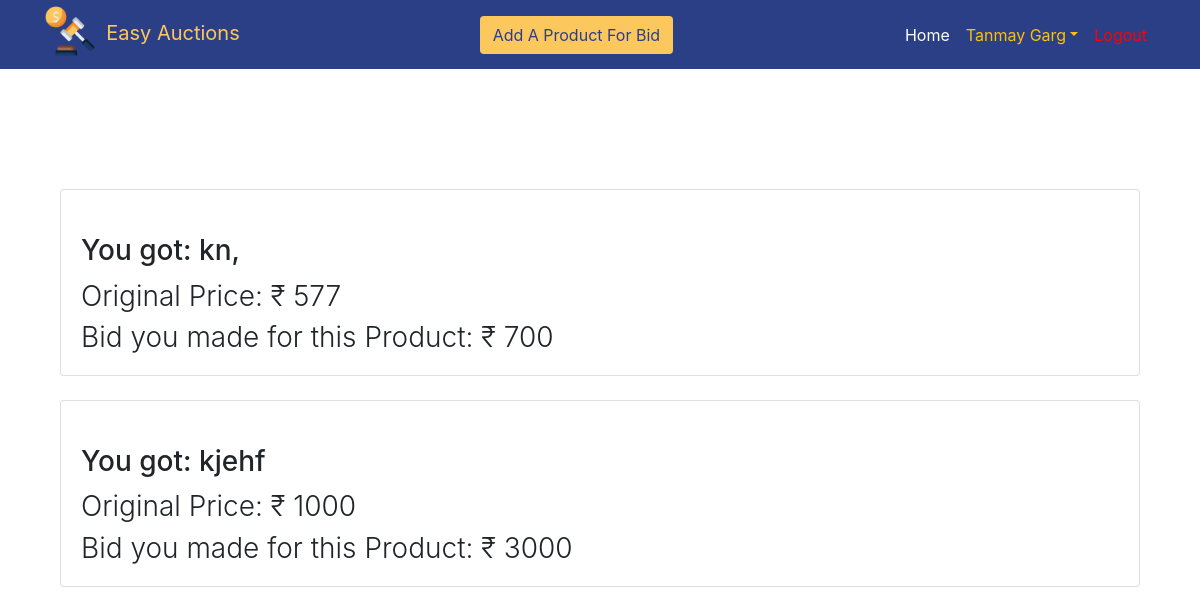
/got.php (signed in), run on the app's committed database.
### tables this page shows
CREATE TABLE `tbl_bid` (
  `pro_id` int(11) NOT NULL,
  `uid` int(11) NOT NULL,
  `bid_amount` int(11) NOT NULL,
  `bid_id` int(11) NOT NULL
);

CREATE TABLE `tbl_product` (
  `pro_id` int(11) NOT NULL,
  `name` varchar(20) NOT NULL,
  `price` int(11) NOT NULL,
  `description` varchar(250) NOT NULL,
  `uid` int(11) NOT NULL,
  `bidstarttime` datetime NOT NULL,
  `bidendtime` datetime NOT NULL,
  `status` enum('On Sale','Sold','Disable') NOT NULL DEFAULT 'On Sale'
);

### got.php (the view, shortened to what this page needs)
<?php
include('db.php');
if(isset($_SESSION['user'])) {
    $row_c = $_SESSION['user'];
}
?>
<!DOCTYPE html>
<html>
<?php include 'head.php'; ?>
<body>
	<?php include 'nav.php'; ?>
<br><br>
<div class="container mt-5 mb-5">
    <div class="card-deck mt-5">
    <?php
        $query_bid = "select * from tbl_bid where uid = '$row_c->uid';";
        $run_bid = $con->query($query_bid);
        while($row_bid = $run_bid->fetch_object())
        {
            $query_pur = "select * from tbl_purchase where bid_id = '$row_bid->bid_id';";
            $run_pur = $con->query($query_pur);
            $row_pur = $run_pur->num_rows;
            if($row_pur >= 1)
            {
                $query_pro = "select * from tbl_product where pro_id = '$row_bid->pro_id';";
                $run_pro = $con->query($query_pro);
                $row_pro = $run_pro->fetch_object();
                ?>
                <div class="col-12 mt-4">
					<div class="card">
						<div class="card-body">
							<h3 class="text-dark"><h3 class="card-title mt-4">You&nbsp;got:&nbsp;<?php echo $row_pro->name; ?></h3></h3>
							<h3 class="card-text font-weight-light">Original Price:&nbsp;&#8377;&nbsp;<?php echo $row_pro->price; ?></h3>
							<h3 class="card-text font-weight-light">Bid&nbsp;you&nbsp;made&nbsp;for&nbsp;this&nbsp;Product:&nbsp;&#8377;&nbsp;<?php echo $row_bid->bid_amount; ?></h3>
						</div>
					</div>
				</div>
                <?php
            }
        }
    ?>
    </div>
</div>
</body>
</html>

### data on the page
tbl_bid: pro.name "kn,", pro.price "577", bid_amount "700"
tbl_bid: pro.name "kjehf", pro.price "1000", bid_amount "3000"

### other printed values
$row_c->name "Tanmay"
$row_c->surname "Garg"
